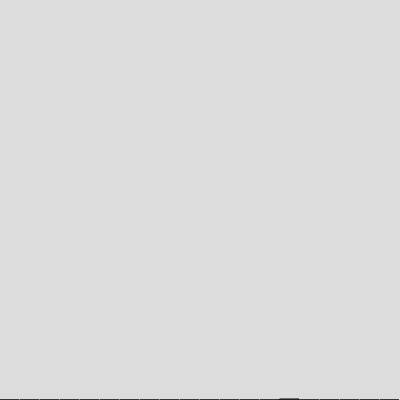
Frame 1 (no input)
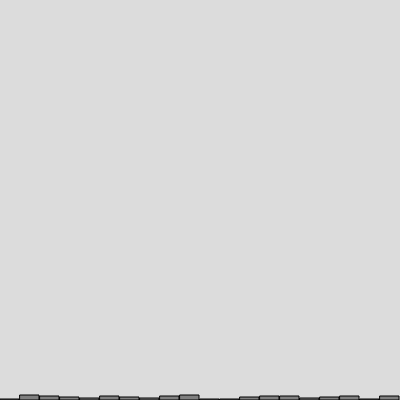
Frame 60 (no input)
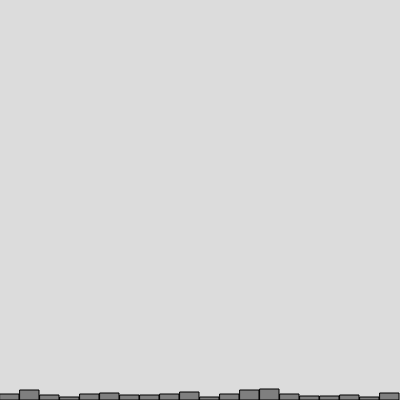
Frame 120 (the mouse pressed at the canvas centre since frame 60)

The p5.js sketch that drew these frames (run headless with seeded random() and noise() and a simulated clock; from frame 60 on, the mouse is pressed at the canvas centre):

// p5.js sketch
// ── sketch.js
let randomCounts = [];

let total = 20;

function setup() {
  createCanvas(400, 400);

  for(let i = 0; i < total; i++) {
    randomCounts[i] = 0;
  }
}

function draw() {
  background(220);

  let index = floor(random(randomCounts.length));
  randomCounts[index]++;

  stroke(0);
  fill(127);

  let w = width / randomCounts.length;

  for(let x = 0; x < randomCounts.length; x++) {
    rect(x * w, height - randomCounts[x], w - 1, randomCounts[x]);
  }
}
